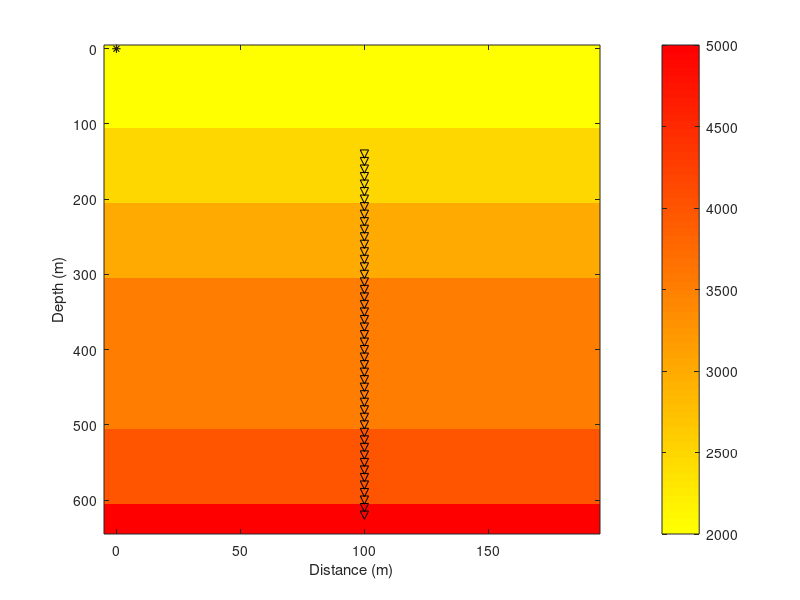

The MATLAB script that drew this image: (Note: this script raises an error after producing the figure.)
% This script generates shot record for a VSP geometry. Receiver depth is
% from 140m to 620m with 10m increment. Shot is at the surface. Requires
% CREWES toolbox. Octave compatible.
%
% Befriko Murdianto, 2008
% Reservoir Geophysics Graduate Program
% University of Indonesia

% Model geometry
dx=10;xmax=200;zmax=650;
x=[0:dx:xmax-dx];z=[0:dx:zmax-dx];
v=zeros(zmax/dx,xmax/dx);

% Velocity model is 6 layers with different velocities
v(1:11,:)=2000;
v(12:21,:)=2500;
v(22:31,:)=3000;
v(32:51,:)=3500;
v(52:61,:)=4000;
v(62:65,:)=5000;

% Shot and receiver geometries
xshot=0;zshot=0;
zrec=[140:10:620];xrec=100.*ones(size(zrec));
figure;imagesc(x,z,v);colormap(flipud(autumn));colorbar;
xlabel('Distance (m)');ylabel('Depth (m)');
line(xshot,zshot,'color','k','linestyle','none','marker','*');
line(xrec,zrec,'color','k','linestyle','none','marker','v');

% FD modeling parameters
dtstep=0.001;dt=0.002;tmax=1;
snap1=zeros(size(v));snap2=snap1;
snap2(1,xshot/dx+1)=1;

% Create wavelet
[wavelet,tw]=ricker(dt,30);laplacian=2;

% FD modeling
[seismogram,seis,t]=afd_shotrec(dx,dtstep,dt,tmax,v,snap1,snap2,xrec,...
    zrec,wavelet,tw,laplacian);
seisr=real(seismogram);
%plotimage(seisr,t,zrec);
figure;imagesc(zrec,t,seisr,[-0.00005 0.00005]);colormap(seisclrs);
xlabel('Depth (m)');ylabel('Time (s)');
